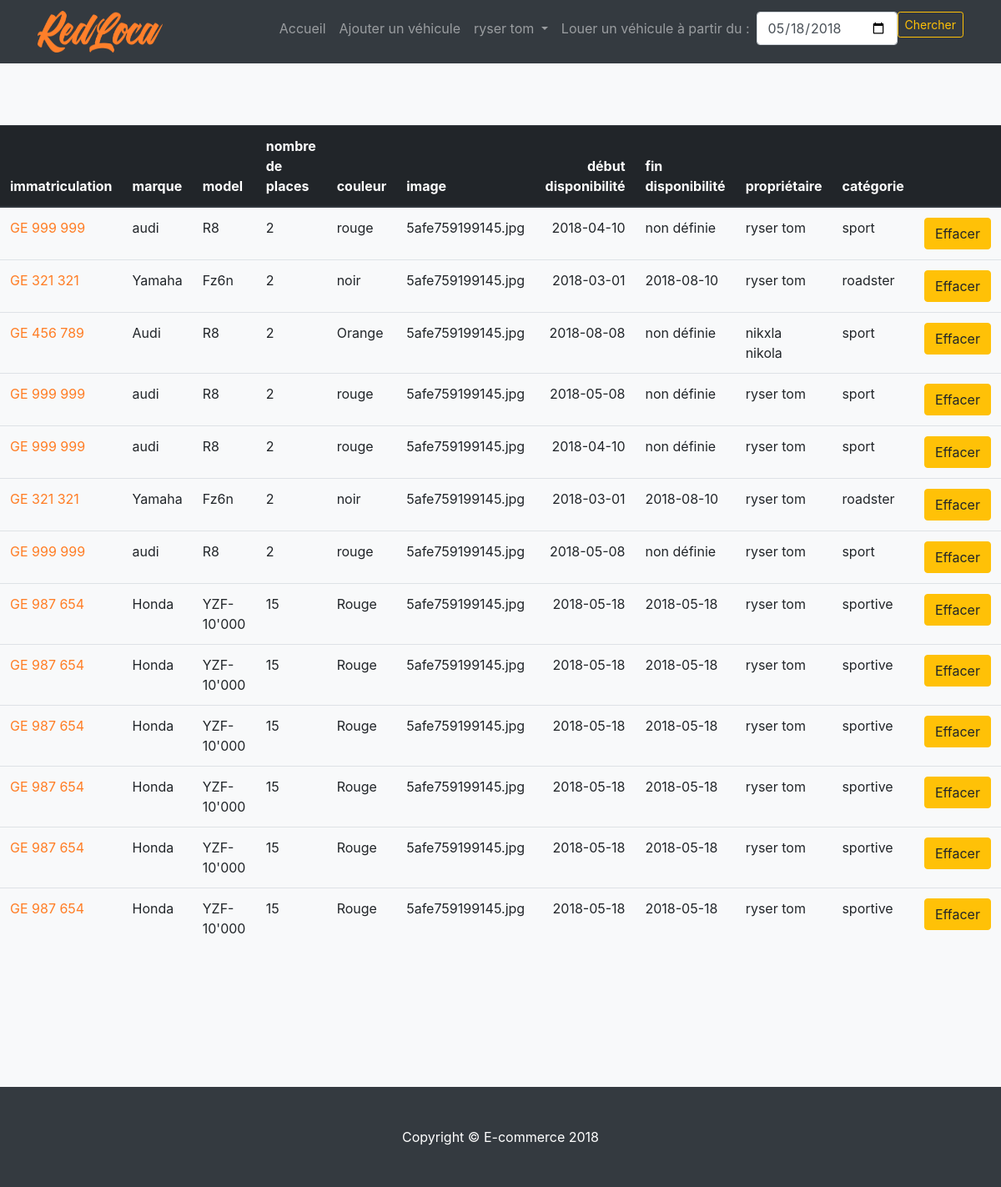
Screenshot of /view/adminVehicles.php (signed in) with the database file from the repository.
### tables this page shows
CREATE TABLE IF NOT EXISTS `vehicules` (
  `idVehicule` int(11) NOT NULL AUTO_INCREMENT,
  `immatriculation` varchar(10) NOT NULL,
  `marque` varchar(45) NOT NULL,
  `model` varchar(45) NOT NULL,
  `nbPlace` int(11) NOT NULL,
  `couleur` varchar(45) NOT NULL,
  `image` varchar(45) NOT NULL,
  `dateDebutDisponibilite` date NOT NULL,
  `dateFinDisponibilite` date DEFAULT NULL,
  `utilisateurs_idutilisateur` int(11) NOT NULL,
  `categories_idCategorie` int(11) NOT NULL,
  PRIMARY KEY (`idVehicule`),
  UNIQUE KEY `idVehicule_UNIQUE` (`idVehicule`),
  KEY `fk_vehicules_utilisateurs1_idx` (`utilisateurs_idutilisateur`),
  KEY `fk_vehicules_categories1_idx` (`categories_idCategorie`)
);

CREATE TABLE IF NOT EXISTS `utilisateurs` (
  `idUtilisateur` int(11) NOT NULL AUTO_INCREMENT,
  `nom` varchar(45) NOT NULL,
  `prenom` varchar(45) NOT NULL,
  `dateNaissance` varchar(20) NOT NULL,
  `natel` varchar(12) NOT NULL,
  `email` varchar(45) NOT NULL,
  `mdp` varchar(100) NOT NULL,
  `type` tinyint(4) NOT NULL DEFAULT '0',
  PRIMARY KEY (`idUtilisateur`)
);

CREATE TABLE IF NOT EXISTS `categories` (
  `idCategorie` int(11) NOT NULL AUTO_INCREMENT,
  `nomCategorie` varchar(45) NOT NULL,
  `prixCategorie` varchar(45) NOT NULL,
  `type_categories_idTypeCategorie` int(11) NOT NULL,
  PRIMARY KEY (`idCategorie`),
  KEY `fk_categories_type_categories1_idx1` (`type_categories_idTypeCategorie`)
);

### web/php/fonctionsBD_select.php (called while the page is built, shortened)
<?php
function getAllVehicles(){
    $connexion = getConnexion();
    $request = $connexion->prepare("SELECT idVehicule, immatriculation, marque, model, nbPlace,
    couleur, image, dateDebutDisponibilite, dateFinDisponibilite, utilisateurs.nom, utilisateurs.prenom, categories.nomCategorie
    FROM redloca.vehicules
    INNER JOIN categories ON vehicules.categories_idcategorie = categories.idcategorie
    INNER JOIN utilisateurs ON vehicules.utilisateurs_idutilisateur = utilisateurs.idUtilisateur");
    $request->execute();
    return $request->fetchAll(PDO::FETCH_ASSOC);
}
?>

### web/view/adminVehicles.php (the view, shortened to what this page needs)
<?php session_start();
require_once('..\php\fonctionsBD_select.php');
$vehicles = getAllVehicles();
?>
<!DOCTYPE html>
<html lang="fr">
<head>
  <link href="../bootstrap/css/bootstrap.min.css" rel="stylesheet">
  <link href="../css/style.css" rel="stylesheet">
</head>
<body id="page-top">
<?php
  require_once('nav.php');
?>
    <section id="services" class="bg-light">
        <?php
            echo"
            <table class=\"table\">
            <thead class=\"thead-dark\">
              <tr>
                <th scope=\"col\">immatriculation</th>
                <th scope=\"col\">marque</th>
                <th scope=\"col\">model</th>
                <th scope=\"col\">nombre de places</th>
                <th scope=\"col\">couleur</th>
                <th scope=\"col\">image</th>
                <th scope=\"col\" class=\"right\">début disponibilité</th>
                <th scope=\"col\">fin disponibilité</th>
                <th scope=\"col\">propriétaire</th>
                <th scope=\"col\">catégorie</th>
                <th scope=\"col\"></th>
              </tr>
            </thead>
            <tbody>
              ";
                foreach ($vehicles as &$value) {
                    echo"
                        <tr>
                            <td><a href=\"editVehicle?idVehicle=".$value['idVehicule']."\">".$value['immatriculation']."<a></td>
                            <td>".$value['marque']."</td>
                            <td>".$value['model']."</td>
                            <td>".$value['nbPlace']."</td>
                            <td>".$value['couleur']."</td>
                            <td>".$value['image']."</td>
                            <td class=\"right\">".$value['dateDebutDisponibilite']."</td>";
                    if ($value['dateFinDisponibilite'] == null) {
                        echo"<td>non définie</td>";
                    }else{
                        echo"<td>".$value['dateFinDisponibilite']."</td>";
                    }
                    echo"
                            <td>".$value['nom']."  ".$value['prenom']."</td>
                            <td>".$value['nomCategorie']."</td>
                            <td><button type=\"button\" class=\"btn btn-warning\" onclick=\"window.location.href='adminVehicles.php?idVehicle=".$value['idVehicule']."&delete=True'\">Effacer</button></td>
                        </tr>";
                }
                echo"
                    </tbody>
                    </table>
                ";
        ?>
    </section>
  <footer class="py-5 bg-dark">
    <div class="container">
    <p class="m-0 text-center text-white">Copyright &copy; E-commerce 2018</p>
    </div>
  </footer>
</body>
</html>

### web/css/style.css (style rules this page uses)
section { padding: 150px 0; }
.right { text-align: right; }

### rows the page displays
vehicules: immatriculation "GE 999 999", marque "audi", model "R8", nbPlace "2", couleur "rouge", image "5afe759199145.jpg", dateDebutDisponibilite "2018-04-10", shows "non définie", utilisateurs_idutilisateur.nom "ryser", utilisateurs_idutilisateur.prenom "tom", categories_idCategorie.nomCategorie "sport"
vehicules: immatriculation "GE 321 321", marque "Yamaha", model "Fz6n", nbPlace "2", couleur "noir", image "5afe759199145.jpg", dateDebutDisponibilite "2018-03-01", dateFinDisponibilite "2018-08-10", utilisateurs_idutilisateur.nom "ryser", utilisateurs_idutilisateur.prenom "tom", categories_idCategorie.nomCategorie "roadster"
vehicules: immatriculation "GE 456 789", marque "Audi", model "R8", nbPlace "2", couleur "Orange", image "5afe759199145.jpg", dateDebutDisponibilite "2018-08-08", shows "non définie", utilisateurs_idutilisateur.nom "nikxla", utilisateurs_idutilisateur.prenom "nikola", categories_idCategorie.nomCategorie "sport"
vehicules: immatriculation "GE 999 999", marque "audi", model "R8", nbPlace "2", couleur "rouge", image "5afe759199145.jpg", dateDebutDisponibilite "2018-05-08", shows "non définie", utilisateurs_idutilisateur.nom "ryser", utilisateurs_idutilisateur.prenom "tom", categories_idCategorie.nomCategorie "sport"
vehicules: immatriculation "GE 999 999", marque "audi", model "R8", nbPlace "2", couleur "rouge", image "5afe759199145.jpg", dateDebutDisponibilite "2018-04-10", shows "non définie", utilisateurs_idutilisateur.nom "ryser", utilisateurs_idutilisateur.prenom "tom", categories_idCategorie.nomCategorie "sport"
vehicules: immatriculation "GE 321 321", marque "Yamaha", model "Fz6n", nbPlace "2", couleur "noir", image "5afe759199145.jpg", dateDebutDisponibilite "2018-03-01", dateFinDisponibilite "2018-08-10", utilisateurs_idutilisateur.nom "ryser", utilisateurs_idutilisateur.prenom "tom", categories_idCategorie.nomCategorie "roadster"
vehicules: immatriculation "GE 999 999", marque "audi", model "R8", nbPlace "2", couleur "rouge", image "5afe759199145.jpg", dateDebutDisponibilite "2018-05-08", shows "non définie", utilisateurs_idutilisateur.nom "ryser", utilisateurs_idutilisateur.prenom "tom", categories_idCategorie.nomCategorie "sport"
vehicules: immatriculation "GE 987 654", marque "Honda", model "YZF-10'000", nbPlace "15", couleur "Rouge", image "5afe759199145.jpg", dateDebutDisponibilite "2018-05-18", dateFinDisponibilite "2018-05-18", utilisateurs_idutilisateur.nom "ryser", utilisateurs_idutilisateur.prenom "tom", categories_idCategorie.nomCategorie "sportive"
vehicules: immatriculation "GE 987 654", marque "Honda", model "YZF-10'000", nbPlace "15", couleur "Rouge", image "5afe759199145.jpg", dateDebutDisponibilite "2018-05-18", dateFinDisponibilite "2018-05-18", utilisateurs_idutilisateur.nom "ryser", utilisateurs_idutilisateur.prenom "tom", categories_idCategorie.nomCategorie "sportive"
vehicules: immatriculation "GE 987 654", marque "Honda", model "YZF-10'000", nbPlace "15", couleur "Rouge", image "5afe759199145.jpg", dateDebutDisponibilite "2018-05-18", dateFinDisponibilite "2018-05-18", utilisateurs_idutilisateur.nom "ryser", utilisateurs_idutilisateur.prenom "tom", categories_idCategorie.nomCategorie "sportive"
vehicules: immatriculation "GE 987 654", marque "Honda", model "YZF-10'000", nbPlace "15", couleur "Rouge", image "5afe759199145.jpg", dateDebutDisponibilite "2018-05-18", dateFinDisponibilite "2018-05-18", utilisateurs_idutilisateur.nom "ryser", utilisateurs_idutilisateur.prenom "tom", categories_idCategorie.nomCategorie "sportive"
vehicules: immatriculation "GE 987 654", marque "Honda", model "YZF-10'000", nbPlace "15", couleur "Rouge", image "5afe759199145.jpg", dateDebutDisponibilite "2018-05-18", dateFinDisponibilite "2018-05-18", utilisateurs_idutilisateur.nom "ryser", utilisateurs_idutilisateur.prenom "tom", categories_idCategorie.nomCategorie "sportive"
vehicules: immatriculation "GE 987 654", marque "Honda", model "YZF-10'000", nbPlace "15", couleur "Rouge", image "5afe759199145.jpg", dateDebutDisponibilite "2018-05-18", dateFinDisponibilite "2018-05-18", utilisateurs_idutilisateur.nom "ryser", utilisateurs_idutilisateur.prenom "tom", categories_idCategorie.nomCategorie "sportive"

### other values shown
$_SESSION['lastName'] "ryser"
$_SESSION['firstName'] "tom"
